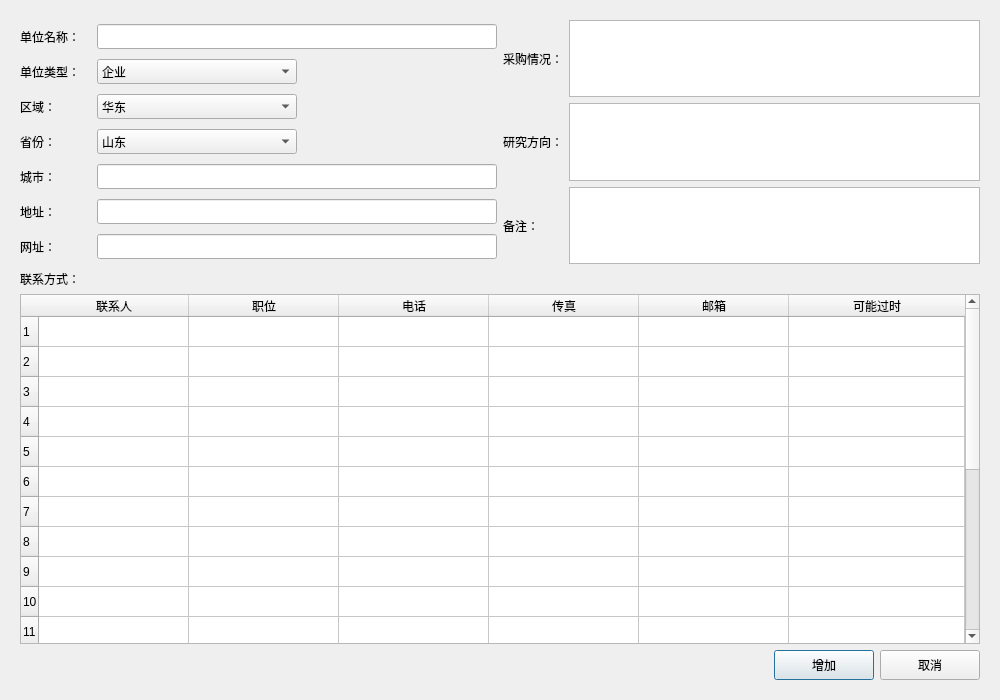
<?xml version="1.0" encoding="UTF-8"?>
<ui version="4.0">
 <class>DlgItem</class>
 <widget class="QDialog" name="DlgItem">
  <property name="geometry">
   <rect>
    <x>0</x>
    <y>0</y>
    <width>1000</width>
    <height>700</height>
   </rect>
  </property>
  <property name="windowTitle">
   <string>编辑客户信息</string>
  </property>
  <layout class="QVBoxLayout" name="verticalLayout">
   <property name="spacing">
    <number>6</number>
   </property>
   <property name="leftMargin">
    <number>20</number>
   </property>
   <property name="topMargin">
    <number>20</number>
   </property>
   <property name="rightMargin">
    <number>20</number>
   </property>
   <property name="bottomMargin">
    <number>20</number>
   </property>
   <item>
    <layout class="QHBoxLayout" name="horizontalLayout_2">
     <item>
      <layout class="QGridLayout" name="gridLayout_2">
       <item row="0" column="0">
        <widget class="QLabel" name="label_6">
         <property name="text">
          <string>单位名称：</string>
         </property>
        </widget>
       </item>
       <item row="0" column="1">
        <widget class="QLineEdit" name="edit1">
         <property name="minimumSize">
          <size>
           <width>0</width>
           <height>25</height>
          </size>
         </property>
         <property name="maximumSize">
          <size>
           <width>400</width>
           <height>16777215</height>
          </size>
         </property>
        </widget>
       </item>
       <item row="1" column="0">
        <widget class="QLabel" name="label_7">
         <property name="text">
          <string>单位类型：</string>
         </property>
        </widget>
       </item>
       <item row="1" column="1">
        <widget class="QComboBox" name="combo1">
         <property name="minimumSize">
          <size>
           <width>0</width>
           <height>25</height>
          </size>
         </property>
         <property name="maximumSize">
          <size>
           <width>200</width>
           <height>16777215</height>
          </size>
         </property>
         <item>
          <property name="text">
           <string>企业</string>
          </property>
         </item>
         <item>
          <property name="text">
           <string>高校</string>
          </property>
         </item>
         <item>
          <property name="text">
           <string>研究所</string>
          </property>
         </item>
         <item>
          <property name="text">
           <string>代理</string>
          </property>
         </item>
         <item>
          <property name="text">
           <string>外</string>
          </property>
         </item>
         <item>
          <property name="text">
           <string>政府机构</string>
          </property>
         </item>
         <item>
          <property name="text">
           <string>部队</string>
          </property>
         </item>
         <item>
          <property name="text">
           <string>第三方</string>
          </property>
         </item>
        </widget>
       </item>
       <item row="2" column="0">
        <widget class="QLabel" name="label">
         <property name="text">
          <string>区域：</string>
         </property>
        </widget>
       </item>
       <item row="2" column="1">
        <widget class="QComboBox" name="combo2">
         <property name="minimumSize">
          <size>
           <width>0</width>
           <height>25</height>
          </size>
         </property>
         <property name="maximumSize">
          <size>
           <width>200</width>
           <height>16777215</height>
          </size>
         </property>
         <item>
          <property name="text">
           <string>华东</string>
          </property>
         </item>
         <item>
          <property name="text">
           <string>华南</string>
          </property>
         </item>
         <item>
          <property name="text">
           <string>华中</string>
          </property>
         </item>
         <item>
          <property name="text">
           <string>华北</string>
          </property>
         </item>
         <item>
          <property name="text">
           <string>其他</string>
          </property>
         </item>
         <item>
          <property name="text">
           <string>外</string>
          </property>
         </item>
        </widget>
       </item>
       <item row="3" column="0">
        <widget class="QLabel" name="label_2">
         <property name="text">
          <string>省份：</string>
         </property>
        </widget>
       </item>
       <item row="3" column="1">
        <widget class="QComboBox" name="combo3">
         <property name="minimumSize">
          <size>
           <width>0</width>
           <height>25</height>
          </size>
         </property>
         <property name="maximumSize">
          <size>
           <width>200</width>
           <height>16777215</height>
          </size>
         </property>
         <item>
          <property name="text">
           <string>山东</string>
          </property>
         </item>
         <item>
          <property name="text">
           <string>浙江</string>
          </property>
         </item>
         <item>
          <property name="text">
           <string>江苏</string>
          </property>
         </item>
         <item>
          <property name="text">
           <string>安徽</string>
          </property>
         </item>
         <item>
          <property name="text">
           <string>上海</string>
          </property>
         </item>
         <item>
          <property name="text">
           <string>福建</string>
          </property>
         </item>
         <item>
          <property name="text">
           <string>湖北</string>
          </property>
         </item>
         <item>
          <property name="text">
           <string>湖南</string>
          </property>
         </item>
         <item>
          <property name="text">
           <string>河南</string>
          </property>
         </item>
         <item>
          <property name="text">
           <string>江西</string>
          </property>
         </item>
         <item>
          <property name="text">
           <string>北京</string>
          </property>
         </item>
         <item>
          <property name="text">
           <string>天津</string>
          </property>
         </item>
         <item>
          <property name="text">
           <string>河北</string>
          </property>
         </item>
         <item>
          <property name="text">
           <string>山西</string>
          </property>
         </item>
         <item>
          <property name="text">
           <string>内蒙</string>
          </property>
         </item>
         <item>
          <property name="text">
           <string>广东</string>
          </property>
         </item>
         <item>
          <property name="text">
           <string>广西</string>
          </property>
         </item>
         <item>
          <property name="text">
           <string>海南</string>
          </property>
         </item>
         <item>
          <property name="text">
           <string>宁夏</string>
          </property>
         </item>
         <item>
          <property name="text">
           <string>新疆</string>
          </property>
         </item>
         <item>
          <property name="text">
           <string>青海</string>
          </property>
         </item>
         <item>
          <property name="text">
           <string>陕西</string>
          </property>
         </item>
         <item>
          <property name="text">
           <string>甘肃</string>
          </property>
         </item>
         <item>
          <property name="text">
           <string>四川</string>
          </property>
         </item>
         <item>
          <property name="text">
           <string>云南</string>
          </property>
         </item>
         <item>
          <property name="text">
           <string>贵州</string>
          </property>
         </item>
         <item>
          <property name="text">
           <string>西藏</string>
          </property>
         </item>
         <item>
          <property name="text">
           <string>重庆</string>
          </property>
         </item>
         <item>
          <property name="text">
           <string>辽宁</string>
          </property>
         </item>
         <item>
          <property name="text">
           <string>吉林</string>
          </property>
         </item>
         <item>
          <property name="text">
           <string>黑龙江</string>
          </property>
         </item>
        </widget>
       </item>
       <item row="4" column="0">
        <widget class="QLabel" name="label_3">
         <property name="text">
          <string>城市：</string>
         </property>
        </widget>
       </item>
       <item row="4" column="1">
        <widget class="QLineEdit" name="edit2">
         <property name="minimumSize">
          <size>
           <width>0</width>
           <height>25</height>
          </size>
         </property>
         <property name="maximumSize">
          <size>
           <width>400</width>
           <height>16777215</height>
          </size>
         </property>
        </widget>
       </item>
       <item row="5" column="0">
        <widget class="QLabel" name="label_4">
         <property name="text">
          <string>地址：</string>
         </property>
        </widget>
       </item>
       <item row="5" column="1">
        <widget class="QLineEdit" name="edit3">
         <property name="minimumSize">
          <size>
           <width>0</width>
           <height>25</height>
          </size>
         </property>
         <property name="maximumSize">
          <size>
           <width>400</width>
           <height>16777215</height>
          </size>
         </property>
        </widget>
       </item>
       <item row="6" column="0">
        <widget class="QLabel" name="label_5">
         <property name="text">
          <string>网址：</string>
         </property>
        </widget>
       </item>
       <item row="6" column="1">
        <widget class="QLineEdit" name="edit4">
         <property name="minimumSize">
          <size>
           <width>0</width>
           <height>25</height>
          </size>
         </property>
         <property name="maximumSize">
          <size>
           <width>400</width>
           <height>16777215</height>
          </size>
         </property>
        </widget>
       </item>
      </layout>
     </item>
     <item>
      <layout class="QGridLayout" name="gridLayout">
       <item row="0" column="0">
        <widget class="QLabel" name="label_8">
         <property name="text">
          <string>采购情况：</string>
         </property>
        </widget>
       </item>
       <item row="0" column="1">
        <widget class="QTextEdit" name="textEdit"/>
       </item>
       <item row="1" column="0">
        <widget class="QLabel" name="label_10">
         <property name="text">
          <string>研究方向：</string>
         </property>
        </widget>
       </item>
       <item row="1" column="1">
        <widget class="QTextEdit" name="textEdit2"/>
       </item>
       <item row="2" column="0">
        <widget class="QLabel" name="label_11">
         <property name="text">
          <string>备注：</string>
         </property>
        </widget>
       </item>
       <item row="2" column="1">
        <widget class="QTextEdit" name="textEdit3"/>
       </item>
      </layout>
     </item>
    </layout>
   </item>
   <item>
    <widget class="QLabel" name="label_9">
     <property name="text">
      <string>联系方式：</string>
     </property>
    </widget>
   </item>
   <item>
    <widget class="QTableWidget" name="tableWidget">
     <property name="minimumSize">
      <size>
       <width>0</width>
       <height>350</height>
      </size>
     </property>
     <attribute name="horizontalHeaderCascadingSectionResizes">
      <bool>false</bool>
     </attribute>
     <attribute name="horizontalHeaderDefaultSectionSize">
      <number>150</number>
     </attribute>
     <attribute name="horizontalHeaderMinimumSectionSize">
      <number>100</number>
     </attribute>
     <attribute name="horizontalHeaderStretchLastSection">
      <bool>true</bool>
     </attribute>
     <row>
      <property name="text">
       <string>1</string>
      </property>
     </row>
     <row>
      <property name="text">
       <string>2</string>
      </property>
     </row>
     <row>
      <property name="text">
       <string>3</string>
      </property>
     </row>
     <row>
      <property name="text">
       <string>4</string>
      </property>
     </row>
     <row>
      <property name="text">
       <string>5</string>
      </property>
     </row>
     <row>
      <property name="text">
       <string>6</string>
      </property>
     </row>
     <row>
      <property name="text">
       <string>7</string>
      </property>
     </row>
     <row>
      <property name="text">
       <string>8</string>
      </property>
     </row>
     <row>
      <property name="text">
       <string>9</string>
      </property>
     </row>
     <row>
      <property name="text">
       <string>10</string>
      </property>
     </row>
     <row>
      <property name="text">
       <string>11</string>
      </property>
     </row>
     <row>
      <property name="text">
       <string>12</string>
      </property>
     </row>
     <row>
      <property name="text">
       <string>13</string>
      </property>
     </row>
     <row>
      <property name="text">
       <string>14</string>
      </property>
     </row>
     <row>
      <property name="text">
       <string>15</string>
      </property>
     </row>
     <row>
      <property name="text">
       <string>16</string>
      </property>
     </row>
     <row>
      <property name="text">
       <string>17</string>
      </property>
     </row>
     <row>
      <property name="text">
       <string>18</string>
      </property>
     </row>
     <row>
      <property name="text">
       <string>19</string>
      </property>
     </row>
     <row>
      <property name="text">
       <string>20</string>
      </property>
     </row>
     <column>
      <property name="text">
       <string>联系人</string>
      </property>
     </column>
     <column>
      <property name="text">
       <string>职位</string>
      </property>
     </column>
     <column>
      <property name="text">
       <string>电话</string>
      </property>
     </column>
     <column>
      <property name="text">
       <string>传真</string>
      </property>
     </column>
     <column>
      <property name="text">
       <string>邮箱</string>
      </property>
     </column>
     <column>
      <property name="text">
       <string>可能过时</string>
      </property>
     </column>
    </widget>
   </item>
   <item>
    <layout class="QHBoxLayout" name="horizontalLayout">
     <item>
      <widget class="QLabel" name="labelTip">
       <property name="minimumSize">
        <size>
         <width>400</width>
         <height>0</height>
        </size>
       </property>
       <property name="text">
        <string/>
       </property>
      </widget>
     </item>
     <item>
      <spacer name="horizontalSpacer">
       <property name="orientation">
        <enum>Qt::Horizontal</enum>
       </property>
       <property name="sizeHint" stdset="0">
        <size>
         <width>40</width>
         <height>20</height>
        </size>
       </property>
      </spacer>
     </item>
     <item>
      <widget class="QPushButton" name="btnAdd">
       <property name="minimumSize">
        <size>
         <width>100</width>
         <height>30</height>
        </size>
       </property>
       <property name="text">
        <string>增加</string>
       </property>
      </widget>
     </item>
     <item>
      <widget class="QPushButton" name="btnCancel">
       <property name="minimumSize">
        <size>
         <width>100</width>
         <height>30</height>
        </size>
       </property>
       <property name="text">
        <string>取消</string>
       </property>
      </widget>
     </item>
    </layout>
   </item>
  </layout>
 </widget>
 <resources/>
 <connections/>
</ui>
